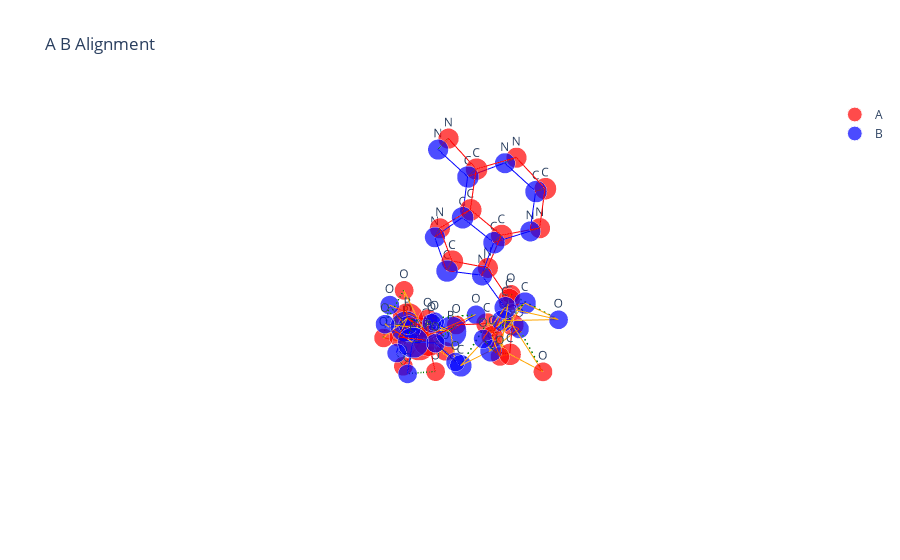

Notebook cell for this chart:
### Code cell
data_path = "../Data/extra_bio_ligands"
ligand = '6ln3_ATP'
i = 25
nameB = f'{ligand}_model_{str(i)}_chainB_pH74'+'_arbalign.xyz'
path1 = os.path.join(data_path, 'extra_bio_ligands_reference', ligand+'.xyz')
path2 = os.path.join('arbalign_output', f'{ligand}_model_{str(i)}_chainB_pH74'+'-aligned_to-'+ligand+'.xyz')
molA = next(pybel.readfile("xyz", path1))
molB = next(pybel.readfile("xyz", path2))
X_A, T_A, B_A = otm.tl.process_molecule(molA, heavy_atoms_only=True) 
X_B, T_B, B_B = otm.tl.process_molecule(molB, heavy_atoms_only=True)
X_B_aligned, _, _ = otm.tl.kabsch(X_A, X_B, np.eye(X_A.shape[0]))
otm.tl.write_xyz_with_custom_labels(
    os.path.join('arbalign_output', nameB), 
    X_B_aligned, 
    T_B,
    comment="aligned by ArbAlign")
print(otm.tl.root_mean_square_deviation(X_A, X_B_aligned))
otm.pl.interactive_alignment_plot(X_A, X_B_aligned, T_A, T_B, B_A, B_B, assignment=np.arange(X_A.shape[0]))

### Figure 1 — Plotly figure (JSON) as saved in the notebook; plotly's stock layout.template omitted (floating-point values rounded to 4 significant figures)
{"data": [{"marker": {"color": "red", "size": [21.4, 13.2, 13.2, 13.2, 21.4, 13.2, 13.2, 13.2, 21.4, 13.2, 13.2, 13.2, 13.2, 15.2, 15.2, 13.2, 15.2, 13.2, 15.2, 13.2, 15.2, 14.2, 15.2, 14.2, 15.2, 15.2, 14.2, 14.2, 15.2, 14.2, 15.2], "symbol": "circle"}, "mode": "markers+text", "name": "A", "text": ["P", "O", "O", "O", "P", "O", "O", "O", "P", "O", "O", "O", "O", "C", "C", "O", "C", "O", "C", "O", "C", "N", "C", "N", "C", "C", "N", "N", "C", "N", "C"], "textposition": "top center", "type": "scatter3d", "x": [74.12, 73.75, 73.0, 75.5, 75.16, 74.55, 76.56, 74.15, 76.18, 77.42, 76.37, 75.1, 75.44, 74.17, 74.14, 74.11, 75.38, 75.1, 76.2, 77.07, 75.15, 75.51, 76.08, 76.19, 75.61, 75.43, 75.74, 74.78, 74.45, 74.6, 75.19], "y": [51.52, 50.1, 52.43, 51.75, 51.98, 51.06, 51.75, 52.19, 54.64, 54.15, 55.27, 53.44, 55.64, 56.28, 57.62, 57.37, 58.5, 59.89, 58.22, 59.28, 58.06, 57.26, 56.02, 55.5, 56.44, 56.48, 55.49, 57.57, 58.56, 58.64, 57.53], "z": [25.47, 25.81, 24.87, 24.97, 28.23, 29.17, 27.65, 27.02, 29.05, 29.71, 27.7, 28.99, 30.09, 29.79, 30.5, 31.91, 30.25, 30.09, 31.5, 31.79, 32.55, 33.74, 33.73, 34.93, 35.78, 37.18, 38.03, 37.67, 36.83, 35.51, 35.04]}, {"marker": {"color": "blue", "size": [21.4, 13.2, 13.2, 13.2, 21.4, 13.2, 13.2, 13.2, 21.4, 13.2, 13.2, 13.2, 13.2, 15.2, 15.2, 13.2, 15.2, 13.2, 15.2, 13.2, 15.2, 14.2, 15.2, 14.2, 15.2, 15.2, 14.2, 14.2, 15.2, 14.2, 15.2], "symbol": "circle"}, "mode": "markers+text", "name": "B", "text": ["P", "O", "O", "O", "P", "O", "O", "O", "P", "O", "O", "O", "O", "C", "C", "O", "C", "O", "C", "O", "C", "N", "C", "N", "C", "C", "N", "N", "C", "N", "C"], "textposition": "top center", "type": "scatter3d", "x": [74.72, 73.86, 74.55, 75.89, 74.06, 77.47, 75.1, 73.74, 76.77, 75.21, 77.35, 72.85, 76.7, 76.42, 74.32, 73.62, 75.66, 73.28, 74.09, 76.4, 75.48, 75.69, 76.25, 76.27, 75.72, 75.45, 75.78, 74.86, 74.53, 74.76, 75.35], "y": [51.2, 50.33, 54.75, 51.8, 53.94, 53.31, 50.48, 52.42, 54.27, 53.81, 54.48, 54.48, 55.67, 56.86, 57.22, 59.36, 57.78, 57.4, 58.06, 57.96, 58.16, 57.15, 55.91, 55.31, 56.16, 56.13, 55.04, 57.19, 58.28, 58.38, 57.34], "z": [26.96, 26.05, 26.69, 26.23, 27.87, 29.95, 28.2, 27.43, 29.07, 28.99, 27.7, 28.55, 29.88, 29.22, 30.59, 31.47, 30.15, 29.63, 31.83, 31.34, 32.41, 33.45, 33.33, 34.53, 35.42, 36.82, 37.57, 37.42, 36.67, 35.36, 34.74]}, {"line": {"color": "red", "width": 2}, "mode": "lines", "showlegend": false, "type": "scatter3d", "x": [74.12, 73.75], "y": [51.52, 50.1], "z": [25.47, 25.81]}, {"line": {"color": "red", "width": 2}, "mode": "lines", "showlegend": false, "type": "scatter3d", "x": [74.12, 73.0], "y": [51.52, 52.43], "z": [25.47, 24.87]}, {"line": {"color": "red", "width": 2}, "mode": "lines", "showlegend": false, "type": "scatter3d", "x": [74.12, 75.5], "y": [51.52, 51.75], "z": [25.47, 24.97]}, {"line": {"color": "red", "width": 2}, "mode": "lines", "showlegend": false, "type": "scatter3d", "x": [74.12, 74.15], "y": [51.52, 52.19], "z": [25.47, 27.02]}, {"line": {"color": "red", "width": 2}, "mode": "lines", "showlegend": false, "type": "scatter3d", "x": [75.16, 74.55], "y": [51.98, 51.06], "z": [28.23, 29.17]}, {"line": {"color": "red", "width": 2}, "mode": "lines", "showlegend": false, "type": "scatter3d", "x": [75.16, 76.56], "y": [51.98, 51.75], "z": [28.23, 27.65]}, {"line": {"color": "red", "width": 2}, "mode": "lines", "showlegend": false, "type": "scatter3d", "x": [75.16, 74.15], "y": [51.98, 52.19], "z": [28.23, 27.02]}, {"line": {"color": "red", "width": 2}, "mode": "lines", "showlegend": false, "type": "scatter3d", "x": [75.16, 75.1], "y": [51.98, 53.44], "z": [28.23, 28.99]}, {"line": {"color": "red", "width": 2}, "mode": "lines", "showlegend": false, "type": "scatter3d", "x": [76.18, 77.42], "y": [54.64, 54.15], "z": [29.05, 29.71]}, {"line": {"color": "red", "width": 2}, "mode": "lines", "showlegend": false, "type": "scatter3d", "x": [76.18, 76.37], "y": [54.64, 55.27], "z": [29.05, 27.7]}, {"line": {"color": "red", "width": 2}, "mode": "lines", "showlegend": false, "type": "scatter3d", "x": [76.18, 75.1], "y": [54.64, 53.44], "z": [29.05, 28.99]}, {"line": {"color": "red", "width": 2}, "mode": "lines", "showlegend": false, "type": "scatter3d", "x": [76.18, 75.44], "y": [54.64, 55.64], "z": [29.05, 30.09]}, {"line": {"color": "red", "width": 2}, "mode": "lines", "showlegend": false, "type": "scatter3d", "x": [75.44, 74.17], "y": [55.64, 56.28], "z": [30.09, 29.79]}, {"line": {"color": "red", "width": 2}, "mode": "lines", "showlegend": false, "type": "scatter3d", "x": [74.17, 74.14], "y": [56.28, 57.62], "z": [29.79, 30.5]}, {"line": {"color": "red", "width": 2}, "mode": "lines", "showlegend": false, "type": "scatter3d", "x": [74.14, 74.11], "y": [57.62, 57.37], "z": [30.5, 31.91]}, {"line": {"color": "red", "width": 2}, "mode": "lines", "showlegend": false, "type": "scatter3d", "x": [74.14, 75.38], "y": [57.62, 58.5], "z": [30.5, 30.25]}, {"line": {"color": "red", "width": 2}, "mode": "lines", "showlegend": false, "type": "scatter3d", "x": [74.11, 75.15], "y": [57.37, 58.06], "z": [31.91, 32.55]}, {"line": {"color": "red", "width": 2}, "mode": "lines", "showlegend": false, "type": "scatter3d", "x": [75.38, 75.1], "y": [58.5, 59.89], "z": [30.25, 30.09]}, {"line": {"color": "red", "width": 2}, "mode": "lines", "showlegend": false, "type": "scatter3d", "x": [75.38, 76.2], "y": [58.5, 58.22], "z": [30.25, 31.5]}, {"line": {"color": "red", "width": 2}, "mode": "lines", "showlegend": false, "type": "scatter3d", "x": [76.2, 77.07], "y": [58.22, 59.28], "z": [31.5, 31.79]}, {"line": {"color": "red", "width": 2}, "mode": "lines", "showlegend": false, "type": "scatter3d", "x": [76.2, 75.15], "y": [58.22, 58.06], "z": [31.5, 32.55]}, {"line": {"color": "red", "width": 2}, "mode": "lines", "showlegend": false, "type": "scatter3d", "x": [75.15, 75.51], "y": [58.06, 57.26], "z": [32.55, 33.74]}, {"line": {"color": "red", "width": 2}, "mode": "lines", "showlegend": false, "type": "scatter3d", "x": [75.51, 76.08], "y": [57.26, 56.02], "z": [33.74, 33.73]}, {"line": {"color": "red", "width": 2}, "mode": "lines", "showlegend": false, "type": "scatter3d", "x": [75.51, 75.19], "y": [57.26, 57.53], "z": [33.74, 35.04]}, {"line": {"color": "red", "width": 2}, "mode": "lines", "showlegend": false, "type": "scatter3d", "x": [76.08, 76.19], "y": [56.02, 55.5], "z": [33.73, 34.93]}, {"line": {"color": "red", "width": 2}, "mode": "lines", "showlegend": false, "type": "scatter3d", "x": [76.19, 75.61], "y": [55.5, 56.44], "z": [34.93, 35.78]}, {"line": {"color": "red", "width": 2}, "mode": "lines", "showlegend": false, "type": "scatter3d", "x": [75.61, 75.43], "y": [56.44, 56.48], "z": [35.78, 37.18]}, {"line": {"color": "red", "width": 2}, "mode": "lines", "showlegend": false, "type": "scatter3d", "x": [75.61, 75.19], "y": [56.44, 57.53], "z": [35.78, 35.04]}, {"line": {"color": "red", "width": 2}, "mode": "lines", "showlegend": false, "type": "scatter3d", "x": [75.43, 75.74], "y": [56.48, 55.49], "z": [37.18, 38.03]}, {"line": {"color": "red", "width": 2}, "mode": "lines", "showlegend": false, "type": "scatter3d", "x": [75.43, 74.78], "y": [56.48, 57.57], "z": [37.18, 37.67]}, {"line": {"color": "red", "width": 2}, "mode": "lines", "showlegend": false, "type": "scatter3d", "x": [74.78, 74.45], "y": [57.57, 58.56], "z": [37.67, 36.83]}, {"line": {"color": "red", "width": 2}, "mode": "lines", "showlegend": false, "type": "scatter3d", "x": [74.45, 74.6], "y": [58.56, 58.64], "z": [36.83, 35.51]}, {"line": {"color": "red", "width": 2}, "mode": "lines", "showlegend": false, "type": "scatter3d", "x": [74.6, 75.19], "y": [58.64, 57.53], "z": [35.51, 35.04]}, {"line": {"color": "blue", "width": 2}, "mode": "lines", "showlegend": false, "type": "scatter3d", "x": [74.72, 73.86], "y": [51.2, 50.33], "z": [26.96, 26.05]}, {"line": {"color": "blue", "width": 2}, "mode": "lines", "showlegend": false, "type": "scatter3d", "x": [74.72, 75.89], "y": [51.2, 51.8], "z": [26.96, 26.23]}, {"line": {"color": "blue", "width": 2}, "mode": "lines", "showlegend": false, "type": "scatter3d", "x": [74.72, 75.1], "y": [51.2, 50.48], "z": [26.96, 28.2]}, {"line": {"color": "blue", "width": 2}, "mode": "lines", "showlegend": false, "type": "scatter3d", "x": [74.72, 73.74], "y": [51.2, 52.42], "z": [26.96, 27.43]}, {"line": {"color": "blue", "width": 2}, "mode": "lines", "showlegend": false, "type": "scatter3d", "x": [74.55, 74.06], "y": [54.75, 53.94], "z": [26.69, 27.87]}, {"line": {"color": "blue", "width": 2}, "mode": "lines", "showlegend": false, "type": "scatter3d", "x": [74.06, 73.74], "y": [53.94, 52.42], "z": [27.87, 27.43]}, {"line": {"color": "blue", "width": 2}, "mode": "lines", "showlegend": false, "type": "scatter3d", "x": [74.06, 75.21], "y": [53.94, 53.81], "z": [27.87, 28.99]}, {"line": {"color": "blue", "width": 2}, "mode": "lines", "showlegend": false, "type": "scatter3d", "x": [74.06, 72.85], "y": [53.94, 54.48], "z": [27.87, 28.55]}, {"line": {"color": "blue", "width": 2}, "mode": "lines", "showlegend": false, "type": "scatter3d", "x": [77.47, 76.77], "y": [53.31, 54.27], "z": [29.95, 29.07]}, {"line": {"color": "blue", "width": 2}, "mode": "lines", "showlegend": false, "type": "scatter3d", "x": [76.77, 75.21], "y": [54.27, 53.81], "z": [29.07, 28.99]}, {"line": {"color": "blue", "width": 2}, "mode": "lines", "showlegend": false, "type": "scatter3d", "x": [76.77, 77.35], "y": [54.27, 54.48], "z": [29.07, 27.7]}, {"line": {"color": "blue", "width": 2}, "mode": "lines", "showlegend": false, "type": "scatter3d", "x": [76.77, 76.7], "y": [54.27, 55.67], "z": [29.07, 29.88]}, {"line": {"color": "blue", "width": 2}, "mode": "lines", "showlegend": false, "type": "scatter3d", "x": [76.7, 76.42], "y": [55.67, 56.86], "z": [29.88, 29.22]}, {"line": {"color": "blue", "width": 2}, "mode": "lines", "showlegend": false, "type": "scatter3d", "x": [76.42, 75.66], "y": [56.86, 57.78], "z": [29.22, 30.15]}, {"line": {"color": "blue", "width": 2}, "mode": "lines", "showlegend": false, "type": "scatter3d", "x": [74.32, 75.66], "y": [57.22, 57.78], "z": [30.59, 30.15]}, {"line": {"color": "blue", "width": 2}, "mode": "lines", "showlegend": false, "type": "scatter3d", "x": [74.32, 73.28], "y": [57.22, 57.4], "z": [30.59, 29.63]}, {"line": {"color": "blue", "width": 2}, "mode": "lines", "showlegend": false, "type": "scatter3d", "x": [74.32, 74.09], "y": [57.22, 58.06], "z": [30.59, 31.83]}, {"line": {"color": "blue", "width": 2}, "mode": "lines", "showlegend": false, "type": "scatter3d", "x": [73.62, 74.09], "y": [59.36, 58.06], "z": [31.47, 31.83]}, {"line": {"color": "blue", "width": 2}, "mode": "lines", "showlegend": false, "type": "scatter3d", "x": [75.66, 76.4], "y": [57.78, 57.96], "z": [30.15, 31.34]}, {"line": {"color": "blue", "width": 2}, "mode": "lines", "showlegend": false, "type": "scatter3d", "x": [74.09, 75.48], "y": [58.06, 58.16], "z": [31.83, 32.41]}, {"line": {"color": "blue", "width": 2}, "mode": "lines", "showlegend": false, "type": "scatter3d", "x": [76.4, 75.48], "y": [57.96, 58.16], "z": [31.34, 32.41]}, {"line": {"color": "blue", "width": 2}, "mode": "lines", "showlegend": false, "type": "scatter3d", "x": [75.48, 75.69], "y": [58.16, 57.15], "z": [32.41, 33.45]}, {"line": {"color": "blue", "width": 2}, "mode": "lines", "showlegend": false, "type": "scatter3d", "x": [75.69, 76.25], "y": [57.15, 55.91], "z": [33.45, 33.33]}, {"line": {"color": "blue", "width": 2}, "mode": "lines", "showlegend": false, "type": "scatter3d", "x": [75.69, 75.35], "y": [57.15, 57.34], "z": [33.45, 34.74]}, {"line": {"color": "blue", "width": 2}, "mode": "lines", "showlegend": false, "type": "scatter3d", "x": [76.25, 76.27], "y": [55.91, 55.31], "z": [33.33, 34.53]}, {"line": {"color": "blue", "width": 2}, "mode": "lines", "showlegend": false, "type": "scatter3d", "x": [76.27, 75.72], "y": [55.31, 56.16], "z": [34.53, 35.42]}, {"line": {"color": "blue", "width": 2}, "mode": "lines", "showlegend": false, "type": "scatter3d", "x": [75.72, 75.45], "y": [56.16, 56.13], "z": [35.42, 36.82]}, {"line": {"color": "blue", "width": 2}, "mode": "lines", "showlegend": false, "type": "scatter3d", "x": [75.72, 75.35], "y": [56.16, 57.34], "z": [35.42, 34.74]}, {"line": {"color": "blue", "width": 2}, "mode": "lines", "showlegend": false, "type": "scatter3d", "x": [75.45, 75.78], "y": [56.13, 55.04], "z": [36.82, 37.57]}, {"line": {"color": "blue", "width": 2}, "mode": "lines", "showlegend": false, "type": "scatter3d", "x": [75.45, 74.86], "y": [56.13, 57.19], "z": [36.82, 37.42]}, {"line": {"color": "blue", "width": 2}, "mode": "lines", "showlegend": false, "type": "scatter3d", "x": [74.86, 74.53], "y": [57.19, 58.28], "z": [37.42, 36.67]}, {"line": {"color": "blue", "width": 2}, "mode": "lines", "showlegend": false, "type": "scatter3d", "x": [74.53, 74.76], "y": [58.28, 58.38], "z": [36.67, 35.36]}, {"line": {"color": "blue", "width": 2}, "mode": "lines", "showlegend": false, "type": "scatter3d", "x": [74.76, 75.35], "y": [58.38, 57.34], "z": [35.36, 34.74]}, {"line": {"color": "green", "dash": "longdash", "width": 3}, "mode": "lines", "showlegend": false, "type": "scatter3d", "x": [74.12, 74.72], "y": [51.52, 51.2], "z": [25.47, 26.96]}, {"line": {"color": "green", "dash": "longdash", "width": 3}, "mode": "lines", "showlegend": false, "type": "scatter3d", "x": [73.75, 73.86], "y": [50.1, 50.33], "z": [25.81, 26.05]}, {"line": {"color": "green", "dash": "longdash", "width": 3}, "mode": "lines", "showlegend": false, "type": "scatter3d", "x": [73.0, 74.55], "y": [52.43, 54.75], "z": [24.87, 26.69]}, {"line": {"color": "green", "dash": "longdash", "width": 3}, "mode": "lines", "showlegend": false, "type": "scatter3d", "x": [75.5, 75.89], "y": [51.75, 51.8], "z": [24.97, 26.23]}, {"line": {"color": "green", "dash": "longdash", "width": 3}, "mode": "lines", "showlegend": false, "type": "scatter3d", "x": [75.16, 74.06], "y": [51.98, 53.94], "z": [28.23, 27.87]}, {"line": {"color": "green", "dash": "longdash", "width": 3}, "mode": "lines", "showlegend": false, "type": "scatter3d", "x": [74.55, 77.47], "y": [51.06, 53.31], "z": [29.17, 29.95]}, {"line": {"color": "green", "dash": "longdash", "width": 3}, "mode": "lines", "showlegend": false, "type": "scatter3d", "x": [76.56, 75.1], "y": [51.75, 50.48], "z": [27.65, 28.2]}, {"line": {"color": "green", "dash": "longdash", "width": 3}, "mode": "lines", "showlegend": false, "type": "scatter3d", "x": [74.15, 73.74], "y": [52.19, 52.42], "z": [27.02, 27.43]}, {"line": {"color": "green", "dash": "longdash", "width": 3}, "mode": "lines", "showlegend": false, "type": "scatter3d", "x": [76.18, 76.77], "y": [54.64, 54.27], "z": [29.05, 29.07]}, {"line": {"color": "green", "dash": "longdash", "width": 3}, "mode": "lines", "showlegend": false, "type": "scatter3d", "x": [77.42, 75.21], "y": [54.15, 53.81], "z": [29.71, 28.99]}, {"line": {"color": "green", "dash": "longdash", "width": 3}, "mode": "lines", "showlegend": false, "type": "scatter3d", "x": [76.37, 77.35], "y": [55.27, 54.48], "z": [27.7, 27.7]}, {"line": {"color": "green", "dash": "longdash", "width": 3}, "mode": "lines", "showlegend": false, "type": "scatter3d", "x": [75.1, 72.85], "y": [53.44, 54.48], "z": [28.99, 28.55]}, {"line": {"color": "green", "dash": "longdash", "width": 3}, "mode": "lines", "showlegend": false, "type": "scatter3d", "x": [75.44, 76.7], "y": [55.64, 55.67], "z": [30.09, 29.88]}, {"line": {"color": "green", "dash": "longdash", "width": 3}, "mode": "lines", "showlegend": false, "type": "scatter3d", "x": [74.17, 76.42], "y": [56.28, 56.86], "z": [29.79, 29.22]}, {"line": {"color": "green", "dash": "longdash", "width": 3}, "mode": "lines", "showlegend": false, "type": "scatter3d", "x": [74.14, 74.32], "y": [57.62, 57.22], "z": [30.5, 30.59]}, {"line": {"color": "green", "dash": "longdash", "width": 3}, "mode": "lines", "showlegend": false, "type": "scatter3d", "x": [74.11, 73.62], "y": [57.37, 59.36], "z": [31.91, 31.47]}, {"line": {"color": "green", "dash": "longdash", "width": 3}, "mode": "lines", "showlegend": false, "type": "scatter3d", "x": [75.38, 75.66], "y": [58.5, 57.78], "z": [30.25, 30.15]}, {"line": {"color": "green", "dash": "longdash", "width": 3}, "mode": "lines", "showlegend": false, "type": "scatter3d", "x": [75.1, 73.28], "y": [59.89, 57.4], "z": [30.09, 29.63]}, {"line": {"color": "green", "dash": "longdash", "width": 3}, "mode": "lines", "showlegend": false, "type": "scatter3d", "x": [76.2, 74.09], "y": [58.22, 58.06], "z": [31.5, 31.83]}, {"line": {"color": "green", "dash": "longdash", "width": 3}, "mode": "lines", "showlegend": false, "type": "scatter3d", "x": [77.07, 76.4], "y": [59.28, 57.96], "z": [31.79, 31.34]}, {"line": {"color": "green", "dash": "longdash", "width": 3}, "mode": "lines", "showlegend": false, "type": "scatter3d", "x": [75.15, 75.48], "y": [58.06, 58.16], "z": [32.55, 32.41]}, {"line": {"color": "green", "dash": "longdash", "width": 3}, "mode": "lines", "showlegend": false, "type": "scatter3d", "x": [75.51, 75.69], "y": [57.26, 57.15], "z": [33.74, 33.45]}, {"line": {"color": "green", "dash": "longdash", "width": 3}, "mode": "lines", "showlegend": false, "type": "scatter3d", "x": [76.08, 76.25], "y": [56.02, 55.91], "z": [33.73, 33.33]}, {"line": {"color": "green", "dash": "longdash", "width": 3}, "mode": "lines", "showlegend": false, "type": "scatter3d", "x": [76.19, 76.27], "y": [55.5, 55.31], "z": [34.93, 34.53]}, {"line": {"color": "green", "dash": "longdash", "width": 3}, "mode": "lines", "showlegend": false, "type": "scatter3d", "x": [75.61, 75.72], "y": [56.44, 56.16], "z": [35.78, 35.42]}, {"line": {"color": "green", "dash": "longdash", "width": 3}, "mode": "lines", "showlegend": false, "type": "scatter3d", "x": [75.43, 75.45], "y": [56.48, 56.13], "z": [37.18, 36.82]}, {"line": {"color": "green", "dash": "longdash", "width": 3}, "mode": "lines", "showlegend": false, "type": "scatter3d", "x": [75.74, 75.78], "y": [55.49, 55.04], "z": [38.03, 37.57]}, {"line": {"color": "green", "dash": "longdash", "width": 3}, "mode": "lines", "showlegend": false, "type": "scatter3d", "x": [74.78, 74.86], "y": [57.57, 57.19], "z": [37.67, 37.42]}, {"line": {"color": "green", "dash": "longdash", "width": 3}, "mode": "lines", "showlegend": false, "type": "scatter3d", "x": [74.45, 74.53], "y": [58.56, 58.28], "z": [36.83, 36.67]}, {"line": {"color": "green", "dash": "longdash", "width": 3}, "mode": "lines", "showlegend": false, "type": "scatter3d", "x": [74.6, 74.76], "y": [58.64, 58.38], "z": [35.51, 35.36]}, {"line": {"color": "green", "dash": "longdash", "width": 3}, "mode": "lines", "showlegend": false, "type": "scatter3d", "x": [75.19, 75.35], "y": [57.53, 57.34], "z": [35.04, 34.74]}, {"line": {"color": "orange", "width": 2}, "mode": "lines", "showlegend": false, "type": "scatter3d", "x": [74.12, 73.0], "y": [51.52, 52.43], "z": [25.47, 24.87]}, {"line": {"color": "orange", "width": 2}, "mode": "lines", "showlegend": false, "type": "scatter3d", "x": [74.72, 74.55], "y": [51.2, 54.75], "z": [26.96, 26.69]}, {"line": {"color": "orange", "width": 2}, "mode": "lines", "showlegend": false, "type": "scatter3d", "x": [74.12, 76.56], "y": [51.52, 51.75], "z": [25.47, 27.65]}, {"line": {"color": "orange", "width": 2}, "mode": "lines", "showlegend": false, "type": "scatter3d", "x": [74.72, 75.1], "y": [51.2, 50.48], "z": [26.96, 28.2]}, {"line": {"color": "orange", "width": 2}, "mode": "lines", "showlegend": false, "type": "scatter3d", "x": [73.0, 75.16], "y": [52.43, 51.98], "z": [24.87, 28.23]}, {"line": {"color": "orange", "width": 2}, "mode": "lines", "showlegend": false, "type": "scatter3d", "x": [74.55, 74.06], "y": [54.75, 53.94], "z": [26.69, 27.87]}, {"line": {"color": "orange", "width": 2}, "mode": "lines", "showlegend": false, "type": "scatter3d", "x": [75.16, 74.55], "y": [51.98, 51.06], "z": [28.23, 29.17]}, {"line": {"color": "orange", "width": 2}, "mode": "lines", "showlegend": false, "type": "scatter3d", "x": [74.06, 77.47], "y": [53.94, 53.31], "z": [27.87, 29.95]}, {"line": {"color": "orange", "width": 2}, "mode": "lines", "showlegend": false, "type": "scatter3d", "x": [75.16, 76.56], "y": [51.98, 51.75], "z": [28.23, 27.65]}, {"line": {"color": "orange", "width": 2}, "mode": "lines", "showlegend": false, "type": "scatter3d", "x": [74.06, 75.1], "y": [53.94, 50.48], "z": [27.87, 28.2]}, {"line": {"color": "orange", "width": 2}, "mode": "lines", "showlegend": false, "type": "scatter3d", "x": [75.16, 77.42], "y": [51.98, 54.15], "z": [28.23, 29.71]}, {"line": {"color": "orange", "width": 2}, "mode": "lines", "showlegend": false, "type": "scatter3d", "x": [74.06, 75.21], "y": [53.94, 53.81], "z": [27.87, 28.99]}, {"line": {"color": "orange", "width": 2}, "mode": "lines", "showlegend": false, "type": "scatter3d", "x": [74.55, 76.18], "y": [51.06, 54.64], "z": [29.17, 29.05]}, {"line": {"color": "orange", "width": 2}, "mode": "lines", "showlegend": false, "type": "scatter3d", "x": [77.47, 76.77], "y": [53.31, 54.27], "z": [29.95, 29.07]}, {"line": {"color": "orange", "width": 2}, "mode": "lines", "showlegend": false, "type": "scatter3d", "x": [76.18, 75.1], "y": [54.64, 53.44], "z": [29.05, 28.99]}, {"line": {"color": "orange", "width": 2}, "mode": "lines", "showlegend": false, "type": "scatter3d", "x": [76.77, 72.85], "y": [54.27, 54.48], "z": [29.07, 28.55]}, {"line": {"color": "orange", "width": 2}, "mode": "lines", "showlegend": false, "type": "scatter3d", "x": [74.17, 74.14], "y": [56.28, 57.62], "z": [29.79, 30.5]}, {"line": {"color": "orange", "width": 2}, "mode": "lines", "showlegend": false, "type": "scatter3d", "x": [76.42, 74.32], "y": [56.86, 57.22], "z": [29.22, 30.59]}, {"line": {"color": "orange", "width": 2}, "mode": "lines", "showlegend": false, "type": "scatter3d", "x": [74.17, 75.38], "y": [56.28, 58.5], "z": [29.79, 30.25]}, {"line": {"color": "orange", "width": 2}, "mode": "lines", "showlegend": false, "type": "scatter3d", "x": [76.42, 75.66], "y": [56.86, 57.78], "z": [29.22, 30.15]}, {"line": {"color": "orange", "width": 2}, "mode": "lines", "showlegend": false, "type": "scatter3d", "x": [74.14, 74.11], "y": [57.62, 57.37], "z": [30.5, 31.91]}, {"line": {"color": "orange", "width": 2}, "mode": "lines", "showlegend": false, "type": "scatter3d", "x": [74.32, 73.62], "y": [57.22, 59.36], "z": [30.59, 31.47]}, {"line": {"color": "orange", "width": 2}, "mode": "lines", "showlegend": false, "type": "scatter3d", "x": [74.14, 75.1], "y": [57.62, 59.89], "z": [30.5, 30.09]}, {"line": {"color": "orange", "width": 2}, "mode": "lines", "showlegend": false, "type": "scatter3d", "x": [74.32, 73.28], "y": [57.22, 57.4], "z": [30.59, 29.63]}, {"line": {"color": "orange", "width": 2}, "mode": "lines", "showlegend": false, "type": "scatter3d", "x": [74.14, 76.2], "y": [57.62, 58.22], "z": [30.5, 31.5]}, {"line": {"color": "orange", "width": 2}, "mode": "lines", "showlegend": false, "type": "scatter3d", "x": [74.32, 74.09], "y": [57.22, 58.06], "z": [30.59, 31.83]}, {"line": {"color": "orange", "width": 2}, "mode": "lines", "showlegend": false, "type": "scatter3d", "x": [74.11, 76.2], "y": [57.37, 58.22], "z": [31.91, 31.5]}, {"line": {"color": "orange", "width": 2}, "mode": "lines", "showlegend": false, "type": "scatter3d", "x": [73.62, 74.09], "y": [59.36, 58.06], "z": [31.47, 31.83]}, {"line": {"color": "orange", "width": 2}, "mode": "lines", "showlegend": false, "type": "scatter3d", "x": [74.11, 75.15], "y": [57.37, 58.06], "z": [31.91, 32.55]}, {"line": {"color": "orange", "width": 2}, "mode": "lines", "showlegend": false, "type": "scatter3d", "x": [73.62, 75.48], "y": [59.36, 58.16], "z": [31.47, 32.41]}, {"line": {"color": "orange", "width": 2}, "mode": "lines", "showlegend": false, "type": "scatter3d", "x": [75.38, 75.1], "y": [58.5, 59.89], "z": [30.25, 30.09]}, {"line": {"color": "orange", "width": 2}, "mode": "lines", "showlegend": false, "type": "scatter3d", "x": [75.66, 73.28], "y": [57.78, 57.4], "z": [30.15, 29.63]}, {"line": {"color": "orange", "width": 2}, "mode": "lines", "showlegend": false, "type": "scatter3d", "x": [75.38, 76.2], "y": [58.5, 58.22], "z": [30.25, 31.5]}, {"line": {"color": "orange", "width": 2}, "mode": "lines", "showlegend": false, "type": "scatter3d", "x": [75.66, 74.09], "y": [57.78, 58.06], "z": [30.15, 31.83]}, {"line": {"color": "orange", "width": 2}, "mode": "lines", "showlegend": false, "type": "scatter3d", "x": [75.38, 77.07], "y": [58.5, 59.28], "z": [30.25, 31.79]}, {"line": {"color": "orange", "width": 2}, "mode": "lines", "showlegend": false, "type": "scatter3d", "x": [75.66, 76.4], "y": [57.78, 57.96], "z": [30.15, 31.34]}, {"line": {"color": "orange", "width": 2}, "mode": "lines", "showlegend": false, "type": "scatter3d", "x": [76.2, 77.07], "y": [58.22, 59.28], "z": [31.5, 31.79]}, {"line": {"color": "orange", "width": 2}, "mode": "lines", "showlegend": false, "type": "scatter3d", "x": [74.09, 76.4], "y": [58.06, 57.96], "z": [31.83, 31.34]}, {"line": {"color": "orange", "width": 2}, "mode": "lines", "showlegend": false, "type": "scatter3d", "x": [77.07, 75.15], "y": [59.28, 58.06], "z": [31.79, 32.55]}, {"line": {"color": "orange", "width": 2}, "mode": "lines", "showlegend": false, "type": "scatter3d", "x": [76.4, 75.48], "y": [57.96, 58.16], "z": [31.34, 32.41]}], "layout": {"scene": {"aspectmode": "data", "xaxis": {"title": {"text": "X"}, "visible": false}, "yaxis": {"title": {"text": "Y"}, "visible": false}, "zaxis": {"title": {"text": "Z"}, "visible": false}}, "showlegend": true, "title": {"text": "A B Alignment"}}}
